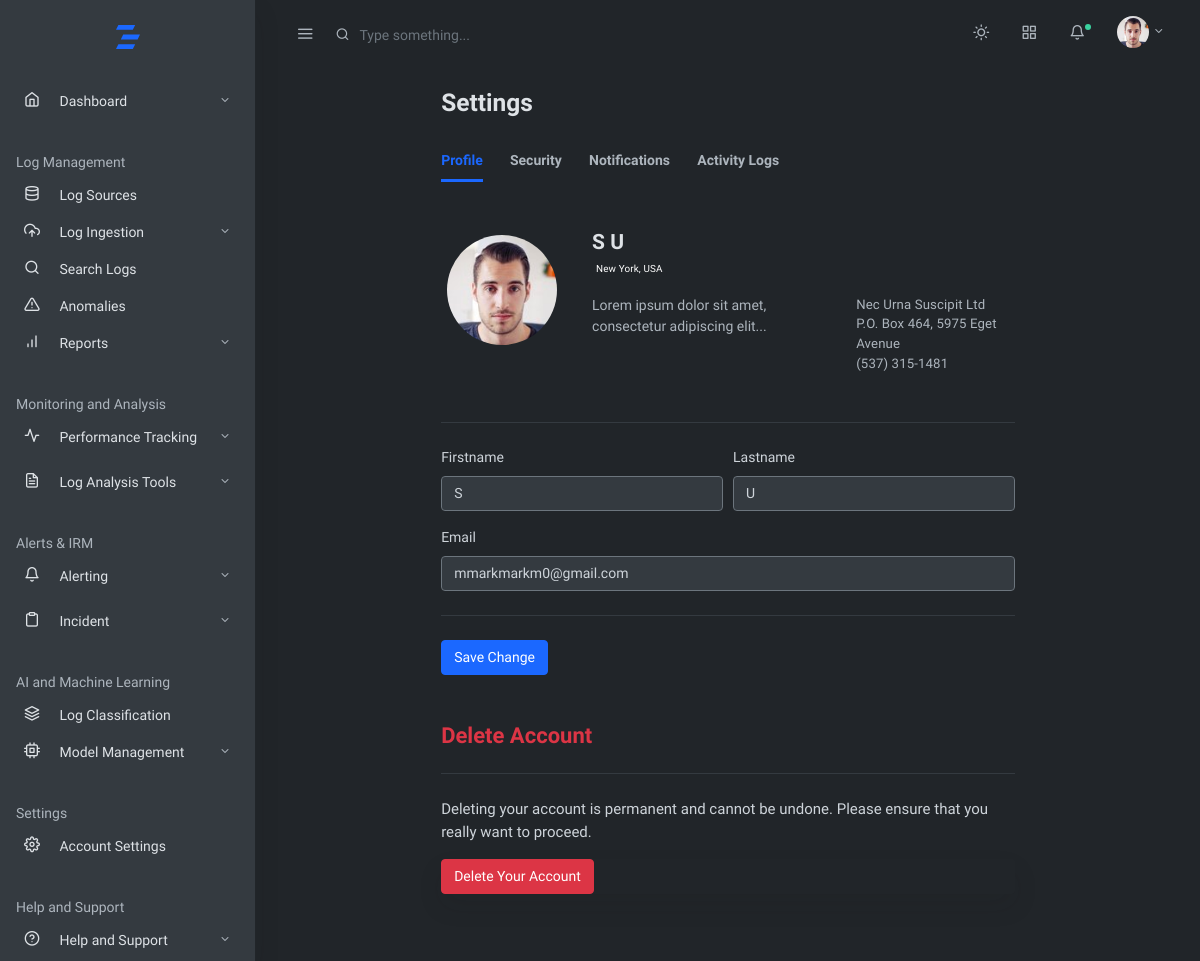
Page /user/account-settings/ (signed in) on the committed database.
### user_management_app/models.py (models this page shows, shortened)
class User(AbstractBaseUser, PermissionsMixin):
    roles = [
        ('Admin', 'Admin'),
        ('Superuser', 'Superuser'),
        ('Log Analyst', 'Log Analyst'),
        ('Operator', 'Operator'),
        ('Viewer', 'Viewer'),
    ]
    username = models.CharField(max_length=150, unique=True)
    email = models.EmailField(unique=True)
    first_name = models.CharField(max_length=255, blank=True)
    last_name = models.CharField(max_length=255, blank=True)
    contact_number = models.CharField(max_length=15, blank=True)
    role = models.CharField(max_length=50, choices=roles, default='Select Role')
    department = models.CharField(max_length=100, blank=True)
    is_active = models.BooleanField(default=True)
    is_staff = models.BooleanField(default=False)
    account_Status = models.BooleanField(default=False)
    date_of_birth = models.DateField(null=True, blank=True)
    profile_picture = models.ImageField(upload_to='profile_pics/', blank=True)
    security_question = models.CharField(max_length=255, blank=True)
    security_answer = models.CharField(max_length=255, blank=True)
    created_at = models.DateTimeField(default=timezone.now)
    updated_at = models.DateTimeField(auto_now=True,editable=False)
    objects = UserManager()
    USERNAME_FIELD = 'email'
    REQUIRED_FIELDS = ['username']

### user_management_app/views.py (the view, shortened to what this page needs)
# urls.py: path('account-settings/', views.accountsettings, name='accountsettings'),
@login_required
def accountsettings(request, tab='profile'):
    user = request.user
    context = {'tab': tab, 'user': user}
    return render(request, 'baseapp/accountsettings/accountsettings.html', context)

### user_management_app/templates/baseapp/accountsettings/accountsettings.html (shortened to what this page needs)
{% extends 'mainhome.html' %}
{% block content %}
<div class="container-fluid">
  <div class="row justify-content-center">
    <div class="col-12 col-lg-10 col-xl-8">
      <h2 class="h3 mb-4 page-title">Settings</h2>
      <div class="my-4">
        <ul class="nav nav-tabs mb-4" id="myTab" role="tablist">
          <li class="nav-item">
              <a class="nav-link {% if tab == 'profile' %}active{% endif %}" id="profile-tab" href="{% url 'accountsettings_tab' tab='profile' %}" role="tab" aria-controls="profile" aria-selected="{% if tab == 'profile' %}true{% else %}false{% endif %}">Profile</a>
          </li>
          <li class="nav-item">
              <a class="nav-link {% if tab == 'security' %}active{% endif %}" id="security-tab" href="{% url 'accountsettings_tab' tab='security' %}" role="tab" aria-controls="security" aria-selected="{% if tab == 'security' %}true{% else %}false{% endif %}">Security</a>
          </li>
          <li class="nav-item">
              <a class="nav-link {% if tab == 'notifications' %}active{% endif %}" id="notifications-tab" href="{% url 'accountsettings_tab' tab='notifications' %}" role="tab" aria-controls="notifications" aria-selected="{% if tab == 'notifications' %}true{% else %}false{% endif %}">Notifications</a>
          </li>
          <li class="nav-item">
              <a class="nav-link {% if tab == 'activitylogs' %}active{% endif %}" id="activitylogs-tab" href="{% url 'accountsettings_tab' tab='activitylogs' %}" role="tab" aria-controls="activitylogs" aria-selected="{% if tab == 'activitylogs' %}true{% else %}false{% endif %}">Activity Logs</a>
          </li>
      </ul>
      <div class="tab-content">
        {% if tab == 'profile' %}
            {% include 'baseapp/accountsettings/profile.html' %}
        {% elif tab == 'security' %}
            {% include 'baseapp/accountsettings/security.html' %}
        {% elif tab == 'notifications' %}
            {% include 'baseapp/accountsettings/notifications.html' %}
        {% else %}
            {% include 'baseapp/accountsettings/activitylogs.html' %}
        {% endif %}
    </div>
      </div>
    </div>
  </div>
</div>
{% endblock %}

### user_management_app/templates/baseapp/accountsettings/profile.html (shortened to what this page needs)
<form method="post" action="{% url 'accountsettings_tab' tab='profile' %}">
  <div class="row mt-5 align-items-center">
    <div class="col-md-3 text-center mb-5">
      <div class="avatar avatar-xl">
        <img src="/static/assets/avatars/face-1.jpg" alt="..." class="avatar-img rounded-circle">
      </div>
    </div>
    <div class="col">
      <div class="row align-items-center">
        <div class="col-md-7">
          <h4 class="mb-1">{{ user.first_name }} {{ user.last_name }}</h4>
          <p class="small mb-3"><span class="badge badge-dark">New York, USA</span></p>
        </div>
      </div>
      <div class="row mb-4">
        <div class="col-md-7">
          <p class="text-muted"> Lorem ipsum dolor sit amet, consectetur adipiscing elit...</p>
        </div>
        <div class="col">
          <p class="small mb-0 text-muted">Nec Urna Suscipit Ltd</p>
          <p class="small mb-0 text-muted">P.O. Box 464, 5975 Eget Avenue</p>
          <p class="small mb-0 text-muted">(537) 315-1481</p>
        </div>
      </div>
    </div>
  </div>
  <hr class="my-4">
  <div class="form-row">
    <div class="form-group col-md-6">
      <label for="firstname">Firstname</label>
      <input type="text" id="firstname" class="form-control" name="first_name" value="{{ user.first_name }}">
    </div>
    <div class="form-group col-md-6">
      <label for="lastname">Lastname</label>
      <input type="text" id="lastname" class="form-control" name="last_name" value="{{ user.last_name }}">
    </div>
  </div>
  <div class="form-group">
    <label for="inputEmail4">Email</label>
    <input type="email" class="form-control" id="inputEmail4" name="email" value="{{ user.email }}">
  </div>
  <hr class="my-4">
  <button type="submit" class="btn btn-primary">Save Change</button>
</form>
<h5 class="mb-1 mt-5 text-danger" style="font-size: 22px;">Delete Account</h5>
<hr class="my-4">
<p style="font-size: 15px;">Deleting your account is permanent and cannot be undone. Please ensure that you really want to proceed.</p>
<div class="list-group mb-5 shadow">
  <div class="">
    <button class="btn btn-danger">Delete Your Account</button>
  </div>
</div>

### rows in the picture
User: first_name "S", last_name "U", email "mmarkmarkm0@gmail.com"
